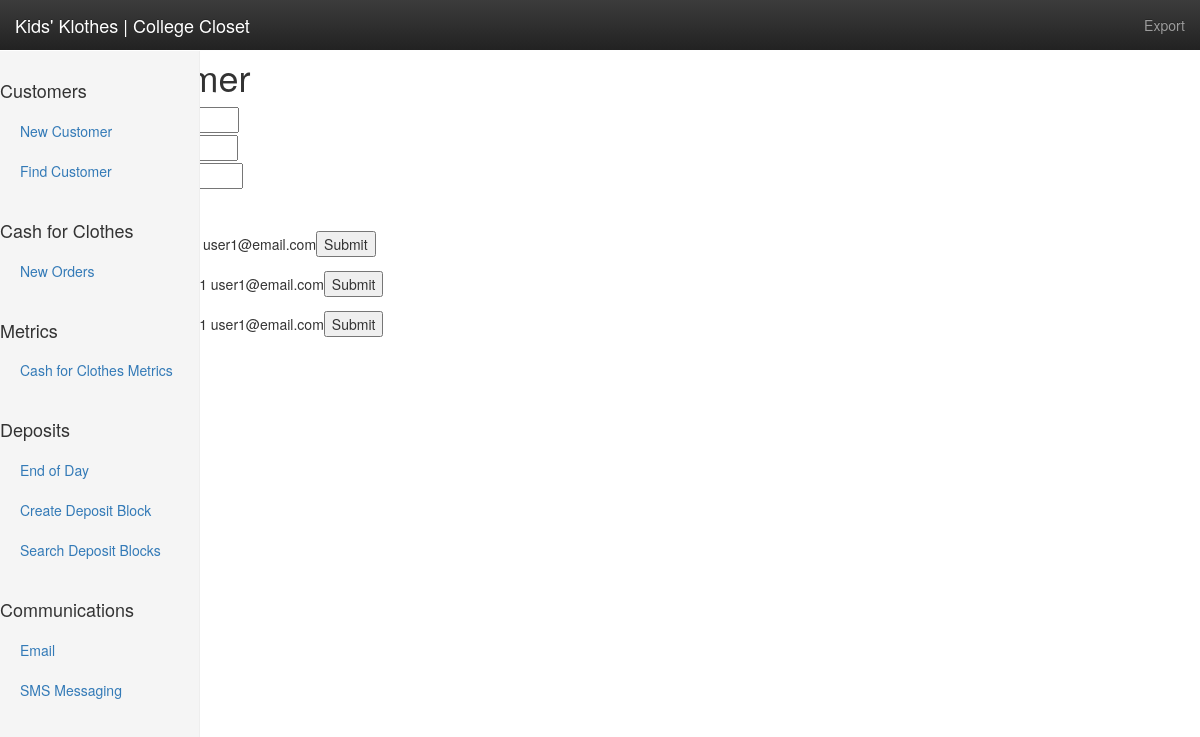
The app's page /find_order.php?name=user1 with its own data.
### tables this page shows
CREATE TABLE IF NOT EXISTS `customers` (
`customer_id` int(11) NOT NULL,
  `name` varchar(255) DEFAULT NULL,
  `email` varchar(255) DEFAULT NULL,
  `phone` varchar(15) DEFAULT NULL,
  `balance` int(11) DEFAULT NULL,
  `note` varchar(255) DEFAULT NULL,
  `address` varchar(255) NOT NULL,
  `city` varchar(255) NOT NULL,
  `state` varchar(2) NOT NULL,
  `zip` varchar(5) NOT NULL,
  `license` varchar(8) NOT NULL
);

### find_order.php (the view, shortened to what this page needs)
<?php include 'includes/dbconnect.php'; ?>
<html>
	<head>
		<link rel="stylesheet" href="https://maxcdn.bootstrapcdn.com/bootstrap/3.3.6/css/bootstrap.min.css">
		<link rel="stylesheet" href="https://maxcdn.bootstrapcdn.com/bootstrap/3.3.6/css/bootstrap-theme.min.css">
		<link rel="stylesheet" href="css/find_order.css">
	</head>
	<body>
	<nav class="navbar navbar-inverse navbar-fixed-top">
			<div class="container-fluid">
				<div class="navbar-header">
					<a class="navbar-brand" href="index.php">Kids' Klothes | College Closet</a>
				</div>
				<div id="navbar" class="navbar-collapse collapse">
					<ul class="nav navbar-nav navbar-right">
						<li><a href="php/export_cust.php">Export</a></li>
					</ul>
				</div>
			</div>
		</nav>
		<div class="container-fluid">
			<div class="row">
				<div class="col-sm-3 col-md-2 sidebar">
					<ul class="nav nav-sidebar">
						<li><h4>Customers</h4></li>
						<li><a href="new_customer.php">New Customer</a></li>
						<li><a href="find_customer.php">Find Customer</a></li>
					</ul>
					<ul class="nav nav-sidebar">
						<li><h4>Cash for Clothes</h4></li>
						<li><a href="new_order.php">New Orders</a></li>
					</ul>
					<ul class="nav nav-sidebar">
						<li><h4>Metrics</h4></li>
						<li><a href="metrics.php">Cash for Clothes  Metrics</a></li>
					</ul>
					<ul class="nav nav-sidebar">
						<li><h4>Deposits</h4></li>
						<li><a href="endday.php">End of Day</a></li>
						<li><a href="depositblock.php">Create Deposit Block</a></li>
						<li><a href="search_deposits.php">Search Deposit Blocks</a></li>
					</ul>
					<ul class="nav nav-sidebar">
						<li><h4>Communications</h4></li>
						<li><a href="email.php">Email</a></li>
						<li><a href="text.php">SMS Messaging</a></li>
					</ul>
					</div>
				<div class="col-sm-9 col-md-10 cont">
				</div>
			</div>
			<div>
			<h1> Find Customer </h1>
			<form action=<?php echo htmlspecialchars($_SERVER["PHP_SELF"]); ?> method="get">
				<label for="name"> Name: </label>
				<input type="text" name="name" placeholder="Customer Name" /> <br/>
				<label for="email"> Email: </label>
				<input type="text" name="email" placeholder="Email" /> <br/>
				<label for="phone"> Phone: </label>
				<input type="numbers" name="phone" /><br/>
			</form>
			<?php
				if(!empty($_GET["name"]) or !empty($_GET["email"]) or !empty($_GET["phone"])){
					$sql = "SELECT * FROM customers WHERE";
					if(!empty($_GET["name"])){
						$sql = $sql." name LIKE '%".($_GET["name"])."%' ";
					}
					$result = mysqli_query($conn, $sql);
					if (mysqli_num_rows($result) > 0) {
						while($row = mysqli_fetch_assoc($result)) {
							echo "<form action='view_customer.php' method='GET'>";
							echo "customer_id: " . $row["customer_id"]. " - Name: " . $row["name"]. " " . $row["email"];
							echo "<input type='submit' /> <br />";
							echo "</form>";
						}
					} else {
						echo "0 results";
					}
				} elseif (isset($_GET["submit"])) {
					echo "Nothing entered";
				}
			?>
			</div>
		</div>
	</body>
</html>

### css/find_order.css (style rules this page uses)
.cont { padding-left: 20%; }
body { padding-top: 3%; }
.navbar-fixed-top { border: 0; }
.sidebar { display: none; }
@media (min-width: 768px) { .sidebar { position: fixed; top: 51px; bottom: 0; left: 0; z-index: 1000; display: block; padding: 20px; overflow-x: hidden; overflow-y: auto; background-color: #f5f5f5; border-right: 1px solid #eee; } }
.nav-sidebar { margin-right: -21px; margin-bottom: 20px; margin-left: -20px; }
.nav-sidebar > li > a { padding-right: 20px; padding-left: 20px; }

### records on screen
customers: email "user1@email.com"
customers: email "user1@email.com"
customers: email "user1@email.com"
